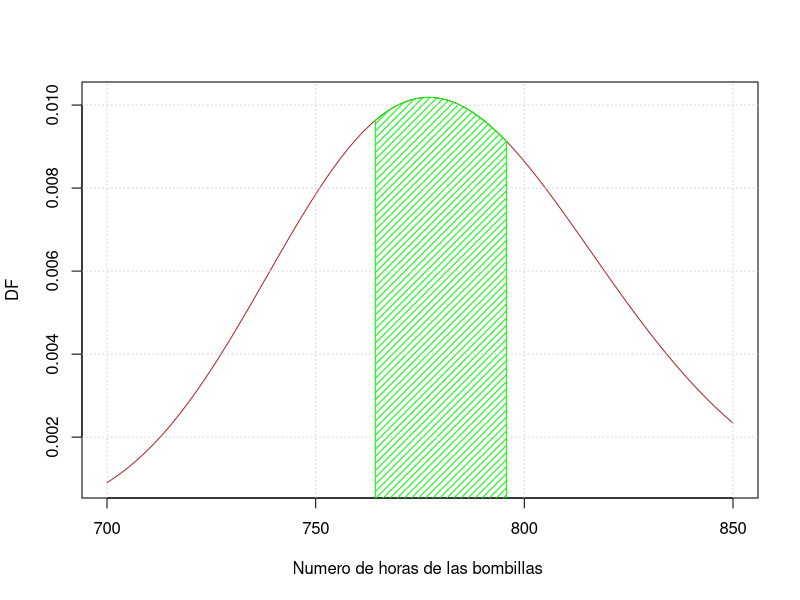

The R source for this figure:
## ---- chunk 1
#a)
#Intervalon de confianza para la media con varianza conocida
#tomamos una muestra
n=30
media=780
desviacion_estandar=40
# Mu( media+-Zalfa/2*desviacion_estandar/sqrt(n))
z=0.04/2
z=1-z
t=desviacion_estandar/sqrt(n)
t
o=qnorm(z)
o
# El inctervalo de confianza es de 
IC1=media-t
IC2=media+t
# El intervalo es de 772,697 hasta 787.303
IC1
IC2

mu<-780
sigma<-40
n1<-30


It1<-mu-qt(0.98, df=(n-1))*sigma/sqrt(n1) 
It2<-mu+qt(0.98, df=(n-1))*sigma/sqrt(n1) 
cat(c("lím.Inf. IC 96%=", as.character(round(It1,3)),"lím.Sup. IC 96% =", as.character(round(It2,3))))
## ---- chunk 2
#b)
# El IC se encuentra en [772.69,783,3] horas
#Con lo que estimamos que la vida media poblacional de las bombillas que se fabrican estan entre 772.69 y 787,3 con un nivel de confianza del 96 %
mu
Error=IC2-mu
Error
# Hay un error posible de 7,3 horas con respecto al verdadero valor de la "m" 
#Para muestras pequeñas que se seleccionan de poblaciones no normales, no podemos esperar que nuestro grado de confianza sea preciso. 
#Para muestras de tamaño n ≥ 30, en las que la forma de las distribuciones no esté muy sesgada, la teoría de muestreo garantiza buenos resultados
## ---- chunk 3
#c)

#Sabemos que el error era de un 7,3
# Error = Z_alfa/2*desviacion_estandar/sqrt(n)
# n=?
# a- alfa=0.99
alfa=0.01
 # z alfa/2= z 0.005
f=qnorm(0.995)
# Entonces
# 7.3=2.5758*40/sqrt(n

n=(((f*desviacion_estandar)/t)^2)
n
# Con lo cual mas o menos es igual a 200 bombillas para garantizar el 99 % de su duracion promedio

## ---- chunk 4
# d)
#No se puede por que los limites de obtencion es para distribucion normal no m y varianza desconocida
## ---- chunk 5
#e)
AB<-seq(700,850,0.001) 
DPAB<-dt(AB,n-1, mu) 
plot(AB,DPAB, type = "l", col="brown", xlab="Numero de horas de las bombillas ", ylab="DF") 
xliminf<-It1
xlimsup<-It2
xv<-AB[AB>=xliminf & AB<=xlimsup] 
yv<-DPAB[AB>=xliminf & AB<=xlimsup] 
xv<-c(xv,xlimsup,xliminf) 
yv<-c(yv,0,0) 
polygon(xv,yv,col = "green", density = 20) 
grid()
Ac<-seq(772.697,787.303,0.001)
t.test(Ac,conf.level = 0.96)
t.test(Ac-7,conf.level = 0.96)
